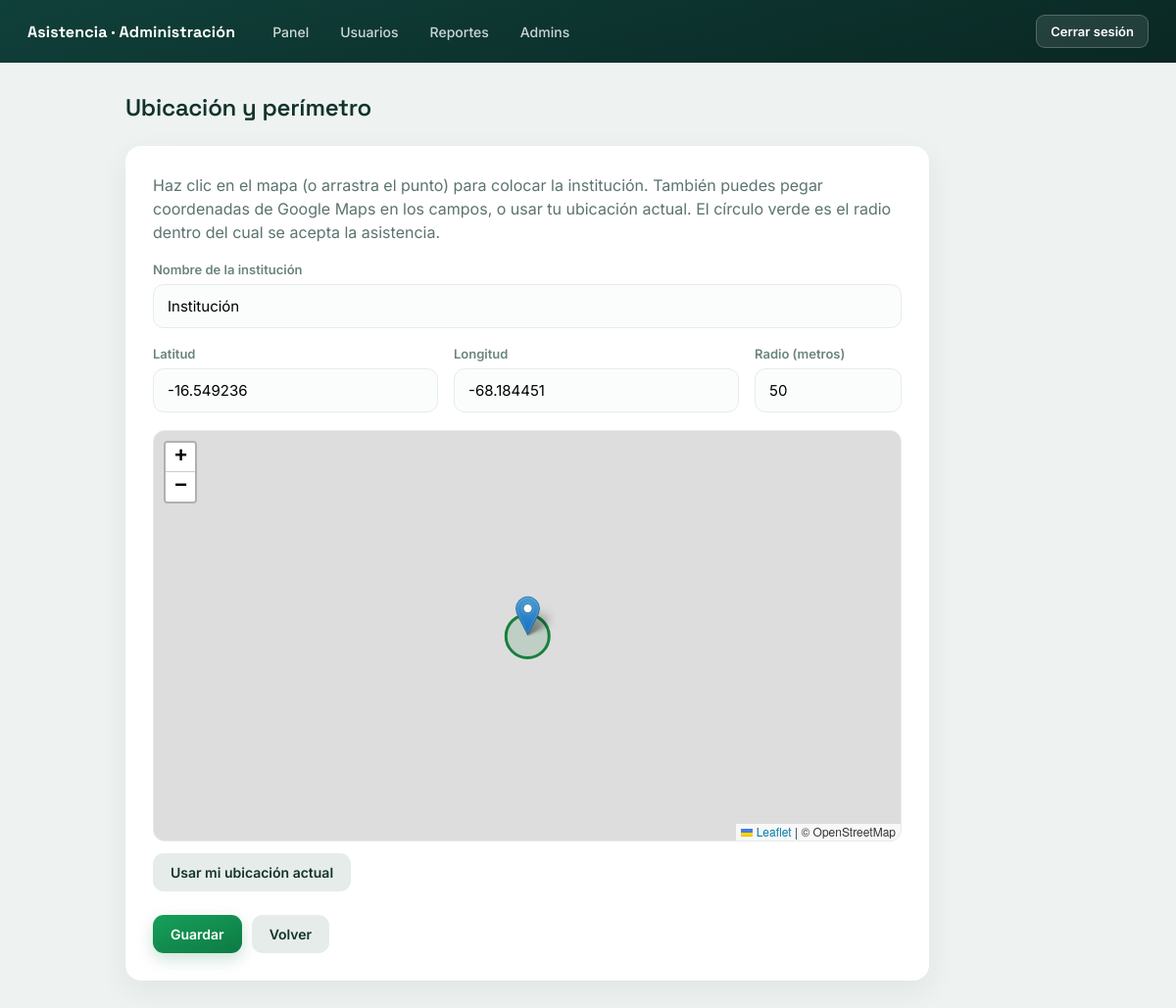
/gestion/ubicacion/ (signed in), run on the app's committed database.
### registro/models.py (models this page shows, shortened)
class Institucion(models.Model):
    nombre = models.CharField(max_length=120, default="Institución")
    latitud = models.FloatField()
    longitud = models.FloatField()
    radio_metros = models.PositiveIntegerField(
        default=100,
        help_text="Distancia máxima (en metros) desde el punto para poder marcar.",
    )
    class Meta:
        verbose_name = "Ubicación de la institución"
        verbose_name_plural = "Ubicación de la institución"
    @classmethod
    def obtener(cls):
        obj, _ = cls.objects.get_or_create(
            pk=1,
            defaults={"latitud": -16.5, "longitud": -68.15, "radio_metros": 100},
        )
        return obj

### registro/views.py (the view, shortened to what this page needs)
# urls.py: path("gestion/ubicacion/", views.ubicacion, name="ubicacion"),
@staff_member_required
def ubicacion(request):
    inst = Institucion.obtener()
    return render(request, "registro/ubicacion.html", {"inst": inst})

### registro/templates/registro/ubicacion.html (shortened to what this page needs)
{% extends "registro/base.html" %}
{% load l10n %}
{% block contenido %}
<link rel="stylesheet" href="https://cdnjs.cloudflare.com/ajax/libs/leaflet/1.9.4/leaflet.min.css">
<div class="cabecera">
    <h1>Ubicación y perímetro</h1>
</div>
<div class="tarjeta" style="max-width:820px;">
    <p style="color:#5c7370; margin-bottom:18px; line-height:1.5;">
        Haz clic en el mapa (o arrastra el punto) para colocar la institución. También
        puedes pegar coordenadas de Google Maps en los campos, o usar tu ubicación actual.
        El círculo verde es el radio dentro del cual se acepta la asistencia.
    </p>
    <form method="post">
        <div class="campo">
            <label for="nombre">Nombre de la institución</label>
            <input type="text" id="nombre" name="nombre" value="{{ inst.nombre }}">
        </div>
        <div style="display:flex; gap:16px; flex-wrap:wrap;">
            <div class="campo" style="flex:1; min-width:150px;">
                <label for="latitud">Latitud</label>
                <input type="text" id="latitud" name="latitud" value="{{ inst.latitud|unlocalize }}">
            </div>
            <div class="campo" style="flex:1; min-width:150px;">
                <label for="longitud">Longitud</label>
                <input type="text" id="longitud" name="longitud" value="{{ inst.longitud|unlocalize }}">
            </div>
            <div class="campo" style="width:150px;">
                <label for="radio_metros">Radio (metros)</label>
                <input type="number" id="radio_metros" name="radio_metros" min="1" value="{{ inst.radio_metros }}">
            </div>
        </div>
        <div id="mapa" style="height:420px; border-radius:12px; border:1px solid var(--borde); margin-bottom:12px;">
        </div>
        <button type="button" id="btn-mi-ubicacion" class="btn btn-gris">Usar mi ubicación actual</button>
        <div class="form-botones">
            <button type="submit" class="btn btn-verde">Guardar</button>
            <a class="btn btn-gris" href="{% url 'panel' %}">Volver</a>
        </div>
    </form>
</div>
{% endblock %}

### registro/templates/registro/base.html (style rules this page uses)
:root { --green: #16a05a; --green-d: #0d7a43; --deep-1: #0a2723; --deep-2: #10403a; --azul: #1f6fce; --tenue: #6a847e; --borde: #e4ede9; --rojo: #c0392b; --ink: #12332c; --radius: 16px; --shadow: 0 10px 30px rgba(15, 45, 40, .07); }
* { box-sizing: border-box; margin: 0; padding: 0; }
body { font-family: "Inter", -apple-system, BlinkMacSystemFont, "Segoe UI", sans-serif; background: #eef3f1; color: var(--ink); min-height: 100vh; }
.cabecera { display: flex; justify-content: space-between; align-items: center; gap: 16px; margin-bottom: 24px; flex-wrap: wrap; }
.cabecera h1 { font-family: "Space Grotesk", sans-serif; font-size: 24px; font-weight: 600; letter-spacing: -.01em; }
.btn { border: none; border-radius: 11px; padding: 11px 18px; font-size: 14px; font-weight: 600; font-family: inherit; cursor: pointer; text-decoration: none; display: inline-block; transition: transform .08s, filter .15s, background .15s; }
.btn-verde { background: linear-gradient(160deg, var(--green), var(--green-d)); color: #fff; box-shadow: 0 6px 16px rgba(13, 122, 67, .22); }
.btn-gris { background: #e6ece9; color: var(--ink); }
.tarjeta { background: #fff; border-radius: var(--radius); padding: 28px; box-shadow: var(--shadow); max-width: 560px; }
.campo { margin-bottom: 18px; }
.campo label { display: block; font-size: 13px; font-weight: 600; color: var(--tenue); margin-bottom: 7px; }
.campo input, .campo select { width: 100%; padding: 12px 14px; font-size: 15px; font-family: inherit; border: 1.5px solid var(--borde); border-radius: 11px; background: #fbfdfc; transition: border-color .15s, box-shadow .15s; }
.form-botones { display: flex; gap: 10px; margin-top: 24px; }

### data on the page
Institucion: nombre "Institución", latitud "-16.549236", longitud "-68.184451", radio_metros "50"
